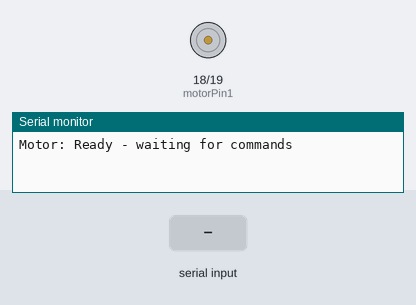
Recording of a sketch running on a simulated Arduino Uno, built with avr-gcc and run on an emulated ATmega328P. Parts: motor-driver pin pairs drawn as motors (green arrow = first pin HIGH = forward, orange = second pin HIGH = backward, longer = more drive), the last lines printed to the serial monitor. Inputs (shaded band) come from the test bench.

Above: at 1.2 s.
1.3 s: "increment\n" received over Serial
At 1.55 s:
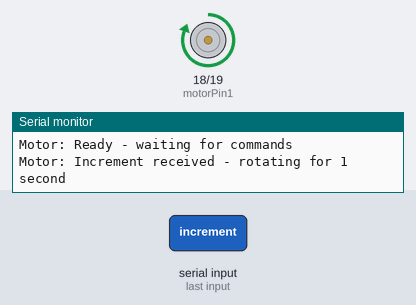
Timing chart, 0 to 4.3 s (numbered marks = the images above; inputs shaded):
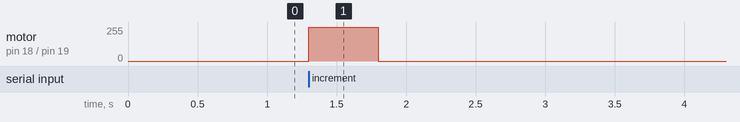

Measured:
- after the input at 1.3 s, motor on pin 18 (motorPin1) / pin 19 (motorPin2): stopped → forward 255/255 at once, → stopped 0.50 s later

The sketch:

motor.ino
```cpp
// Define the pins connected to IN1 and IN2
const int motorPin1 = 18;
const int motorPin2 = 19;

// Motor timing
unsigned long rotationStartTime = 0;
const unsigned long ROTATION_DURATION = 500;
bool isRotating = false;

void setup() {
  Serial.begin(115200);

  // Initialize pins as outputs
  pinMode(motorPin1, OUTPUT);
  pinMode(motorPin2, OUTPUT);

  // Start with motor stopped
  stopMotor();
  Serial.println("Motor: Ready - waiting for commands");
}

void loop() {
  // Check for serial commands
  if (Serial.available() > 0) {
    String command = Serial.readStringUntil('\n');
    command.trim();

    if (command == "increment") {
      Serial.println("Motor: Increment received - rotating for 1 second");
      startRotation();
    }
  }

  // Check if rotation timer has elapsed
  if (isRotating && (millis() - rotationStartTime >= ROTATION_DURATION)) {
    stopMotor();
    Serial.println("Motor: Rotation complete - stopped");
    isRotating = false;
  }
}

void startRotation() {
  // Rotate forward
  digitalWrite(motorPin1, HIGH);  // Power
  digitalWrite(motorPin2, LOW);   // Ground

  rotationStartTime = millis();
  isRotating = true;
}

void stopMotor() {
  // Stop: both pins LOW
  digitalWrite(motorPin1, LOW);
  digitalWrite(motorPin2, LOW);
}
```
